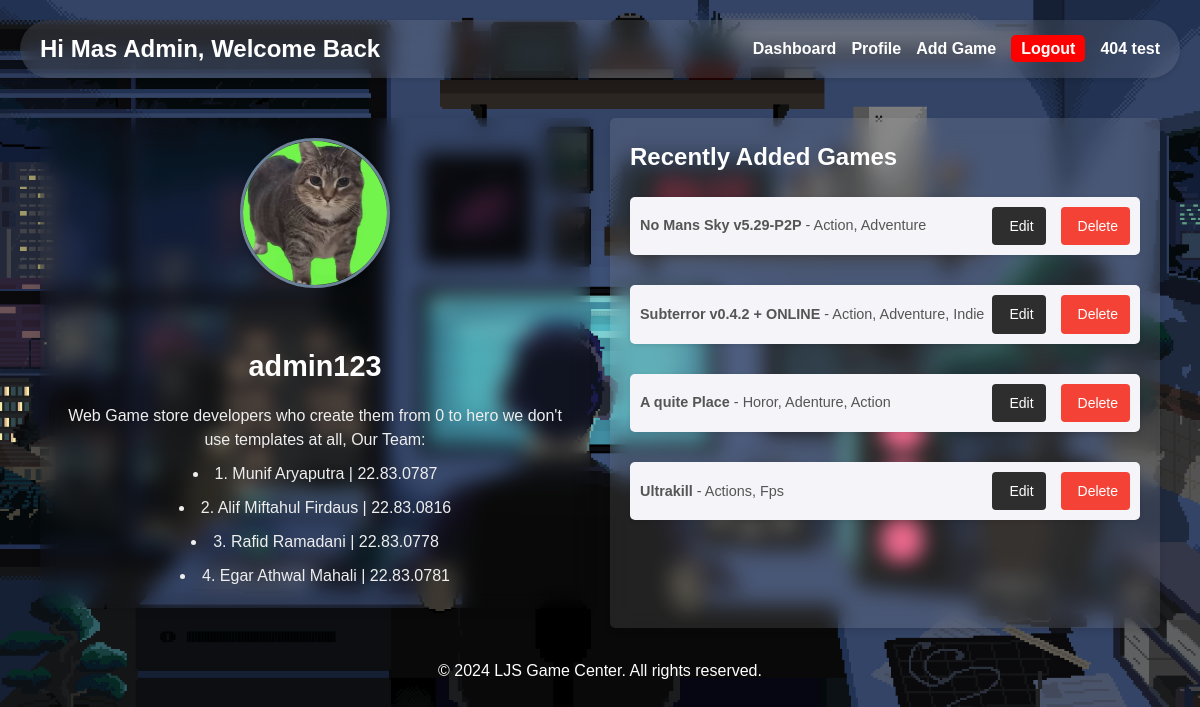
The page /profile (signed in) on the database its author committed.
### app.py (models this page shows)
class Admin(db.Model):
    id = db.Column(db.Integer, primary_key=True)
    username = db.Column(db.String(80), unique=True, nullable=False)
    password = db.Column(db.String(120), nullable=False)

class Game(db.Model):
    id = db.Column(db.Integer, primary_key=True)
    name = db.Column(db.String(120), nullable=False)
    genre = db.Column(db.String(120), nullable=False)
    image_url = db.Column(db.String(255), nullable=False)
    description = db.Column(db.Text, nullable=False)
    download_url = db.Column(db.String(255), nullable=False)

### app.py (the view)
@app.route('/profile', methods=['GET', 'POST'])
def profile():
    if 'user_id' in session:
        user = User.query.get(session['user_id'])
        if request.method == 'POST':
            user.username = request.form['username']
            user.bio = request.form['bio']
            if 'profile_pic' in request.files:
                file = request.files['profile_pic']
                if file and allowed_file(file.filename):
                    filename = secure_filename(file.filename)
                    file_path = os.path.join(app.config['PROFILE_PIC_FOLDER'], filename)
                    file.save(file_path)
                    user.profile_pic = filename
            db.session.commit()
            flash('Profile updated successfully', 'success')
            return redirect(url_for('profile'))
        return render_template('profile.html', user=user)
    elif 'admin_id' in session:
        admin = Admin.query.get(session['admin_id'])
        recent_games = Game.query.order_by(Game.id.desc()).limit(5).all()
        return render_template('admin_profile.html', admin=admin, recent_games=recent_games)
    return redirect(url_for('login'))

### templates/admin_profile.html (shortened to what this page needs)
{% extends "index.html" %}
{% block content %}
<div class="admin-dashboard">
    <div class="admin-profile-container">
        <img src="{{ url_for('static', filename='img/adminpp.jpg') }}" alt="Admin Profile Picture" class="admin-profile-picture">
        <div class="admin-info">
            <h2>{{ admin.username }}</h2>
            <p>Web Game store developers who create them from 0 to hero we don't use templates at all, Our Team:</p>
            <li>1. Munif Aryaputra       | 22.83.0787</li>
            <li>2. Alif Miftahul Firdaus | 22.83.0816</li>
            <li>3. Rafid Ramadani        | 22.83.0778</li>
            <li>4. Egar Athwal Mahali    | 22.83.0781</li>
        </div>
    </div>
    <div class="admin-news-section">
        <h3>Recently Added Games</h3>
        <ul class="game-list">
            {% for game in recent_games %}
            <li class="game-item">
                <div class="game-info">
                    <strong>{{ game.name }}</strong> - {{ game.genre }}
                </div>
                <div class="game-actions">
                    <a href="{{ url_for('edit_game', game_id=game.id) }}" class="btn btn-edit">
                         Edit
                    </a>
                    <button class="btn btn-delete" onclick="showDeleteModal('{{ game.id }}', '{{ game.name }}')">
                         Delete
                    </button>
                </div>
            </li>
            {% endfor %}
        </ul>
    </div>
</div>
{% endblock %}

### static/css/styles.css (style rules this page uses)
* { margin: 0; padding: 0; box-sizing: border-box; font-family: 'Arial', sans-serif; }
body { background-color: #f4f4f9; color: #333; line-height: 1.6; padding: 0 20px; }
.game-list { display: grid; grid-template-columns: repeat(auto-fit, minmax(250px, 1fr)); gap: 20px; margin-top: 20px; }
.admin-profile-container { backdrop-filter: blur(10px); padding: 30px; border-radius: 10px; box-shadow: 0 2px 10px rgba(0, 0, 0, 0.1); max-width: 800px; margin: 20px auto; animation: fadeIn 0.8s ease; display: grid; grid-template-columns: 1fr 2fr; gap: 20px; align-items: flex-start; display: flex; flex-direction: column; align-items: center; text-align: center; }
.admin-profile-container img { width: 150px; height: 150px; border-radius: 50%; object-fit: cover; border: 3px solid #6c8299; box-shadow: 0 2px 5px rgba(0, 0, 0, 0.2); margin-bottom: 20px; }
.admin-profile-container .admin-info { display: flex; flex-direction: column; gap: 10px; width: 100%; }
.admin-profile-container h2 { font-size: 1.8em; color: #ffffff; margin-bottom: 5px; }
.admin-profile-container p { font-size: 1em; color: #eeeeee; line-height: 1.5; }
.admin-profile-container li { font-size: 1em; color: #eeeeee; line-height: 1.5; }
.admin-news-section { margin-top: 20px; background: white; padding: 20px; border-radius: 10px; box-shadow: 0 2px 10px rgba(0, 0, 0, 0.1); }
.admin-news-section h3 { font-size: 1.5em; color: #333; margin-bottom: 10px; }
.admin-news-section ul { list-style: none; padding: 0; }
.admin-news-section ul li { background: #f4f4f9; padding: 10px; border-radius: 5px; margin-bottom: 10px; box-shadow: 0 1px 5px rgba(0, 0, 0, 0.1); font-size: 0.9em; color: #555; }
.btn-delete { background-color: #ff4d4d; color: white; padding: 5px 10px; text-decoration: none; border-radius: 3px; margin-left: 5px; }

### templates/admin_profile.html (style rules this page uses)
.admin-news-section { background-color: rgba(255, 255, 255, 0.1); backdrop-filter: blur(10px); -webkit-backdrop-filter: blur(10px); border-radius: 10px; padding: 20px; box-shadow: 0 4px 6px rgba(0, 0, 0, 0.1); }
.admin-dashboard { display: flex; justify-content: space-between; gap: 20px; }
.admin-profile-container, .admin-news-section { flex: 1; padding: 20px; border-radius: 5px; }
.admin-news-section h3 { color: #fefefe; }
.admin-profile-picture { max-width: 100%; height: auto; border-radius: 50%; }
.admin-info { margin-top: 15px; }
.admin-news-section ul { list-style-type: none; padding: 0; }
.admin-news-section li { margin-bottom: 10px; }
.game-list { list-style-type: none; padding: 0; }
.game-item { display: flex; justify-content: space-between; align-items: center; padding: 15px; margin-bottom: 10px; background-color: #f9f9f9; border-radius: 5px; box-shadow: 0 2px 5px rgba(0,0,0,0.1); transition: box-shadow 0.3s ease; }
.game-actions { display: flex; gap: 10px; }
.btn { padding: 8px 12px; border: none; border-radius: 4px; cursor: pointer; font-size: 14px; transition: all 0.3s ease; display: inline-flex; align-items: center; gap: 5px; }
.btn-edit { background-color: #2e2e2e; color: white; text-decoration: none; }
.btn-delete { background-color: #f44336; color: white; }

### rows shown on the page
Admin: username "admin123"
Game: name "No Mans Sky v5.29-P2P", genre "Action, Adventure"
Game: name "Subterror v0.4.2 + ONLINE", genre "Action, Adventure, Indie"
Game: name "A quite Place", genre "Horor, Adenture, Action"
Game: name "Ultrakill", genre "Actions, Fps"
